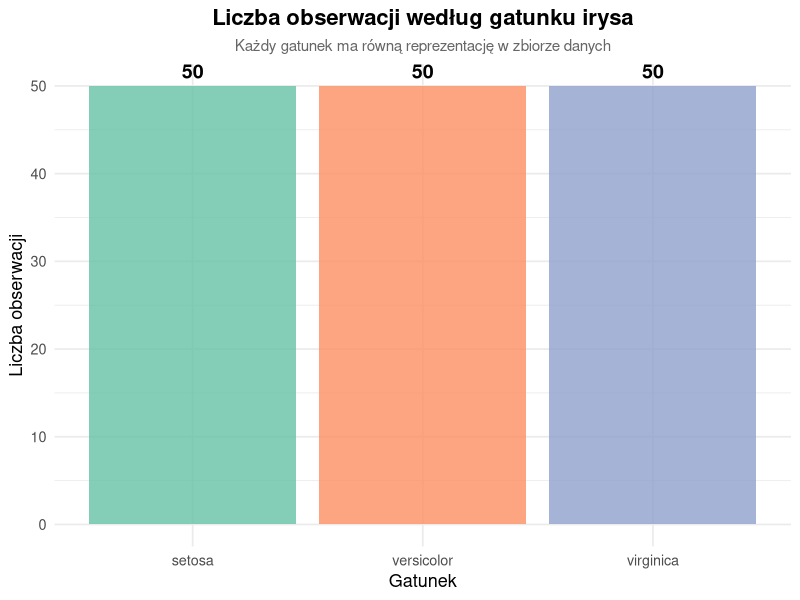
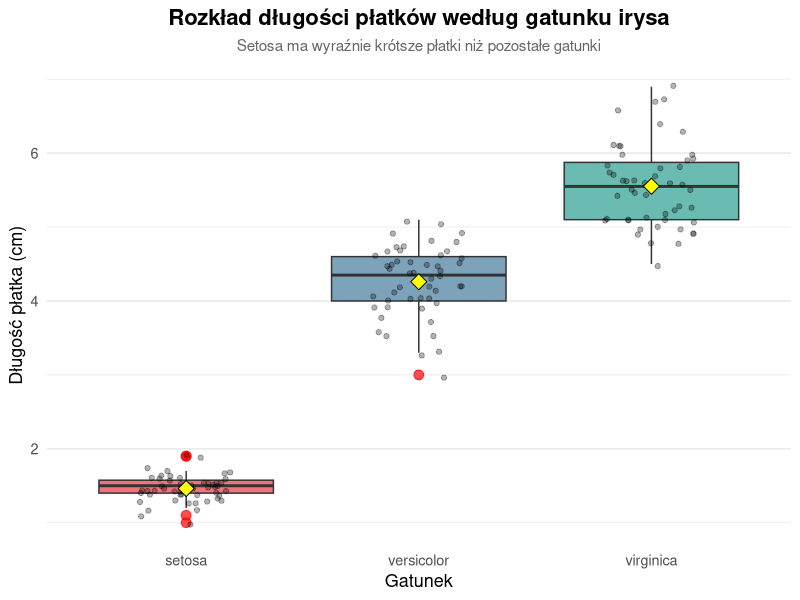
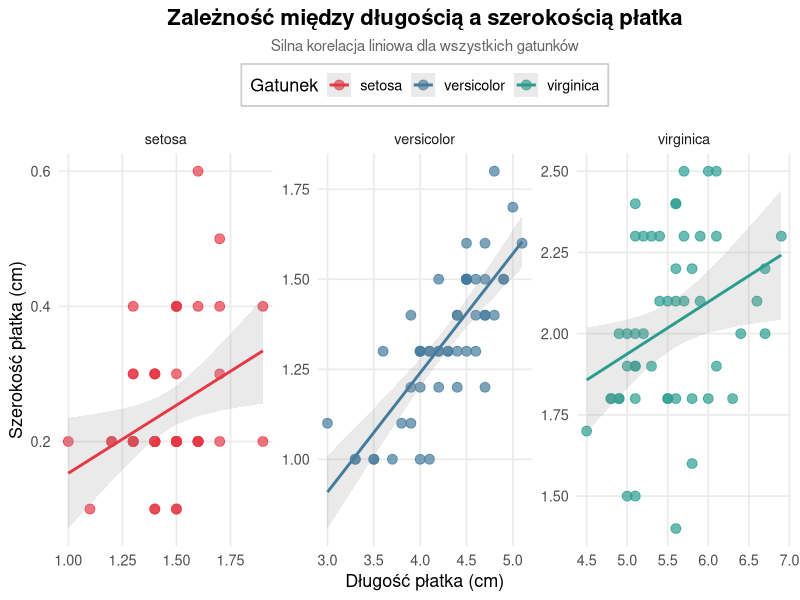
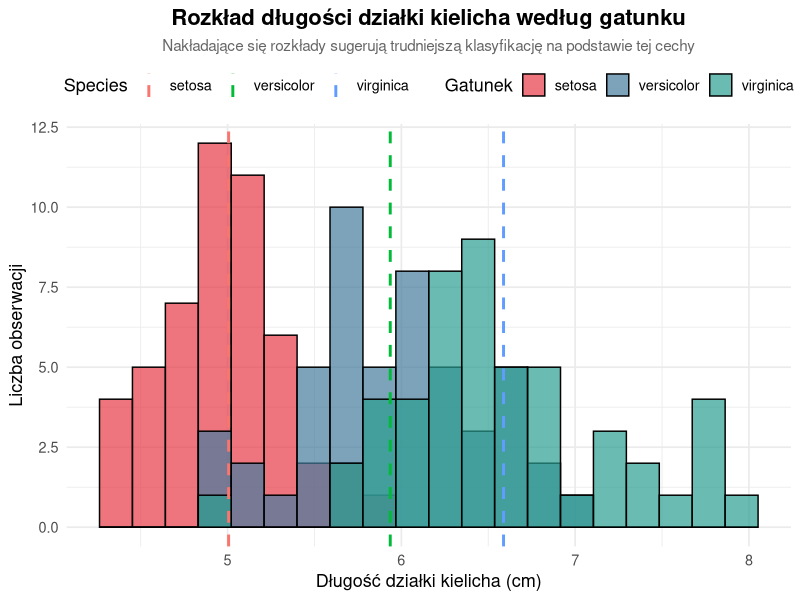
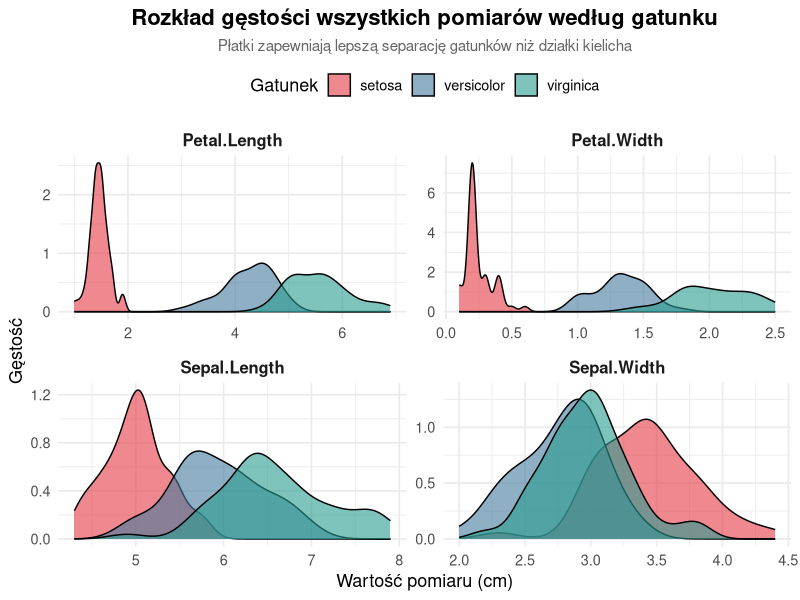
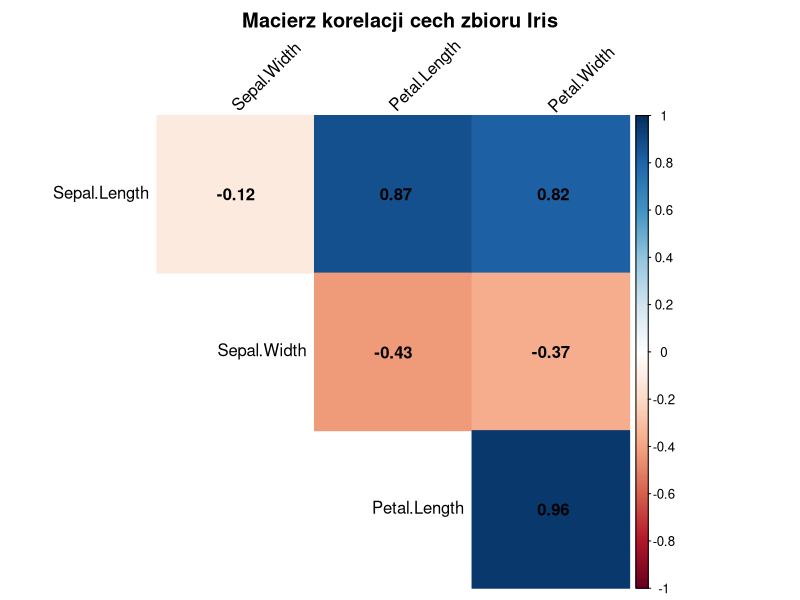

The R source for these figures, in order:
## ---- chunk 1
knitr::opts_chunk$set(echo = TRUE, message = FALSE, warning = FALSE)
## ---- chunk 2
# Załadowanie niezbędnych bibliotek
library(tidyverse)  # Pakiet zawierający dplyr, ggplot2, tidyr i inne
library(knitr)      # Do tworzenia tabel
library(scales)     # Do formatowania wykresów

# Ustawienie tematu dla wykresów
theme_set(theme_minimal())
## ---- chunk 3
# Wczytanie zbioru danych
data("iris")

# Podgląd danych
head(iris) %>% 
  kable(caption = "Pierwsze 6 obserwacji zbioru Iris")
## ---- chunk 4
# Struktura danych
str(iris)

# Podsumowanie statystyczne
summary(iris) %>% 
  kable(caption = "Statystyki opisowe zbioru Iris")
## ---- chunk 5
# Sprawdzenie liczby brakujących wartości
missing_data <- colSums(is.na(iris))

cat("Liczba brakujących wartości w każdej kolumnie:\n")
print(missing_data)

# W tym zbiorze nie ma brakujących wartości
## ---- chunk 6
# Filtrowanie - tylko Versicolor z długimi płatkami
iris_filtered <- iris %>% 
  filter(Species == "versicolor", Petal.Length > 4)

cat("Liczba obserwacji spełniających kryteria:", nrow(iris_filtered), "\n")

head(iris_filtered) %>%
  kable(caption = "Przykłady przefiltrowanych danych")
## ---- chunk 7
# Tworzenie nowych zmiennych - współczynniki proporcji
iris_extended <- iris %>% 
  mutate(
    Sepal.Ratio = Sepal.Length / Sepal.Width,
    Petal.Ratio = Petal.Length / Petal.Width,
    Sepal.Area = Sepal.Length * Sepal.Width,
    Petal.Area = Petal.Length * Petal.Width
  )

# Wyświetlenie wybranych kolumn
iris_extended %>%
  select(Species, Sepal.Ratio, Petal.Ratio, Sepal.Area, Petal.Area) %>%
  head(10) %>%
  kable(caption = "Przykłady nowo utworzonych zmiennych", digits = 2)
## ---- chunk 8
# Grupowanie według gatunku i obliczenie statystyk
iris_summary <- iris%>% 
  group_by(Species) %>%
  summarise(
    N = n(),
    Avg_Sepal_Length = mean(Sepal.Length),
    SD_Sepal_Length = sd(Sepal.Length),
    Avg_Petal_Length = mean(Petal.Length),
    SD_Petal_Length = sd(Petal.Length),
    Avg_Sepal_Width = mean(Sepal.Width),
    Avg_Petal_Width = mean(Petal.Width)
  )

iris_summary %>%
  kable(caption = "Statystyki według gatunku", digits = 2)
## ---- chunk 9
# Kategoryzacja na podstawie powierzchni płatka
iris_categorized <- iris_extended %>% 
  mutate(
    Size_Category = case_when(
      Petal.Area < 2 ~ "Mały",
      Petal.Area < 8 ~ "Średni",
      TRUE ~ "Duży"
    )
  )

# Zliczenie w każdej kategorii według gatunku
size_summary <- iris_categorized %>% 
  group_by(Species, Size_Category) %>%
  summarise(Count = n(), .groups = "drop")

size_summary %>%
  kable(caption = "Rozkład wielkości kwiatów według gatunku")
## ---- chunk 10
# Wykres słupkowy przedstawiający liczbę obserwacji każdego gatunku
ggplot(iris, aes(x = Species, fill = Species)) +
  geom_bar(alpha = 0.8) +
  scale_fill_brewer(palette = "Set2") +
  labs(
    title = "Liczba obserwacji według gatunku irysa",
    subtitle = "Każdy gatunek ma równą reprezentację w zbiorze danych",
    x = "Gatunek",
    y = "Liczba obserwacji"
  ) +
  theme_minimal(base_size = 13) +
  theme(
    plot.title = element_text(face = "bold", size = 16, hjust = 0.5),
    plot.subtitle = element_text(size = 11, hjust = 0.5, color = "gray40"),
    legend.position = "none"
  ) +
  geom_text(
    stat = "count",
    aes(label = after_stat(count)),
    vjust = -0.5,
    size = 5,
    fontface = "bold"
  )
## ---- chunk 11
# Wykres pudełkowy porównujący rozkład długości płatków między gatunkami
ggplot(iris, aes(x = Species, y = Petal.Length, fill = Species)) +
  geom_boxplot(alpha = 0.7, outlier.color = "red", outlier.size = 3) +
  geom_jitter(width = 0.2, alpha = 0.3, size = 1.5) +
  scale_fill_manual(values = c("#E63946", "#457B9D", "#2A9D8F")) +
  labs(
    title = "Rozkład długości płatków według gatunku irysa",
    subtitle = "Setosa ma wyraźnie krótsze płatki niż pozostałe gatunki",
    x = "Gatunek",
    y = "Długość płatka (cm)"
  ) +
  theme_minimal(base_size = 13) +
  theme(
    plot.title = element_text(face = "bold", size = 16, hjust = 0.5),
    plot.subtitle = element_text(size = 11, hjust = 0.5, color = "gray40"),
    legend.position = "none",
    panel.grid.major.x = element_blank()
  ) +
  stat_summary(
    fun = mean,
    geom = "point",
    shape = 23,
    size = 4,
    fill = "yellow",
    color = "black"
  )
## ---- chunk 12
# Wykres rozproszenia pokazujący zależność między długością a szerokością płatka
ggplot(iris, aes(x = Petal.Length, y = Petal.Width, color = Species)) +
  geom_point(size = 3, alpha = 0.7) +
  geom_smooth(method = "lm", se = TRUE, alpha = 0.2) +
  scale_color_manual(values = c("#E63946", "#457B9D", "#2A9D8F")) +
  labs(
    title = "Zależność między długością a szerokością płatka",
    subtitle = "Silna korelacja liniowa dla wszystkich gatunków",
    x = "Długość płatka (cm)",
    y = "Szerokość płatka (cm)",
    color = "Gatunek"
  ) +
  theme_minimal(base_size = 13) +
  theme(
    plot.title = element_text(face = "bold", size = 16, hjust = 0.5),
    plot.subtitle = element_text(size = 11, hjust = 0.5, color = "gray40"),
    legend.position = "top",
    legend.background = element_rect(fill = "white", color = "gray80"),
    panel.grid.minor = element_blank()
  ) +
  facet_wrap(~Species, scales = "free")
## ---- chunk 13
# Histogram przedstawiający rozkład długości działki kielicha
ggplot(iris, aes(x = Sepal.Length, fill = Species)) +
  geom_histogram(bins = 20, alpha = 0.7, position = "identity", color = "black") +
  scale_fill_manual(values = c("#E63946", "#457B9D", "#2A9D8F")) +
  labs(
    title = "Rozkład długości działki kielicha według gatunku",
    subtitle = "Nakładające się rozkłady sugerują trudniejszą klasyfikację na podstawie tej cechy",
    x = "Długość działki kielicha (cm)",
    y = "Liczba obserwacji",
    fill = "Gatunek"
  ) +
  theme_minimal(base_size = 13) +
  theme(
    plot.title = element_text(face = "bold", size = 16, hjust = 0.5),
    plot.subtitle = element_text(size = 11, hjust = 0.5, color = "gray40"),
    legend.position = "top"
  ) +
  geom_vline(
    data = iris %>% group_by(Species) %>% summarise(mean_val = mean(Sepal.Length)),
    aes(xintercept = mean_val, color = Species),
    linetype = "dashed",
    size = 1
  )
## ---- chunk 14
# Przekształcenie danych do formatu długiego dla facet_wrap
iris_long <- iris %>% 
  pivot_longer(
    cols = -Species,
    names_to = "Measurement",
    values_to = "Value"
  )

# Wykres gęstości dla wszystkich pomiarów
ggplot(iris_long, aes(x = Value, fill = Species)) +
  geom_density(alpha = 0.6) +
  scale_fill_manual(values = c("#E63946", "#457B9D", "#2A9D8F")) +
  facet_wrap(~Measurement, scales = "free") +
  labs(
    title = "Rozkład gęstości wszystkich pomiarów według gatunku",
    subtitle = "Płatki zapewniają lepszą separację gatunków niż działki kielicha",
    x = "Wartość pomiaru (cm)",
    y = "Gęstość",
    fill = "Gatunek"
  ) +
  theme_minimal(base_size = 13) +
  theme(
    plot.title = element_text(face = "bold", size = 16, hjust = 0.5),
    plot.subtitle = element_text(size = 11, hjust = 0.5, color = "gray40"),
    legend.position = "top",
    strip.text = element_text(face = "bold", size = 12)
  )
## ---- chunk 15
# Obliczenie macierzy korelacji
library(corrplot)

# Macierz korelacji dla zmiennych numerycznych
cor_matrix <- iris %>% 
  select(-Species) %>%
  cor()

# Wizualizacja macierzy korelacji
corrplot(
  cor_matrix,
  method = "color",
  type = "upper",
  addCoef.col = "black",
  tl.col = "black",
  tl.srt = 45,
  diag = FALSE,
  title = "Macierz korelacji cech zbioru Iris",
  mar = c(0, 0, 2, 0)
)
